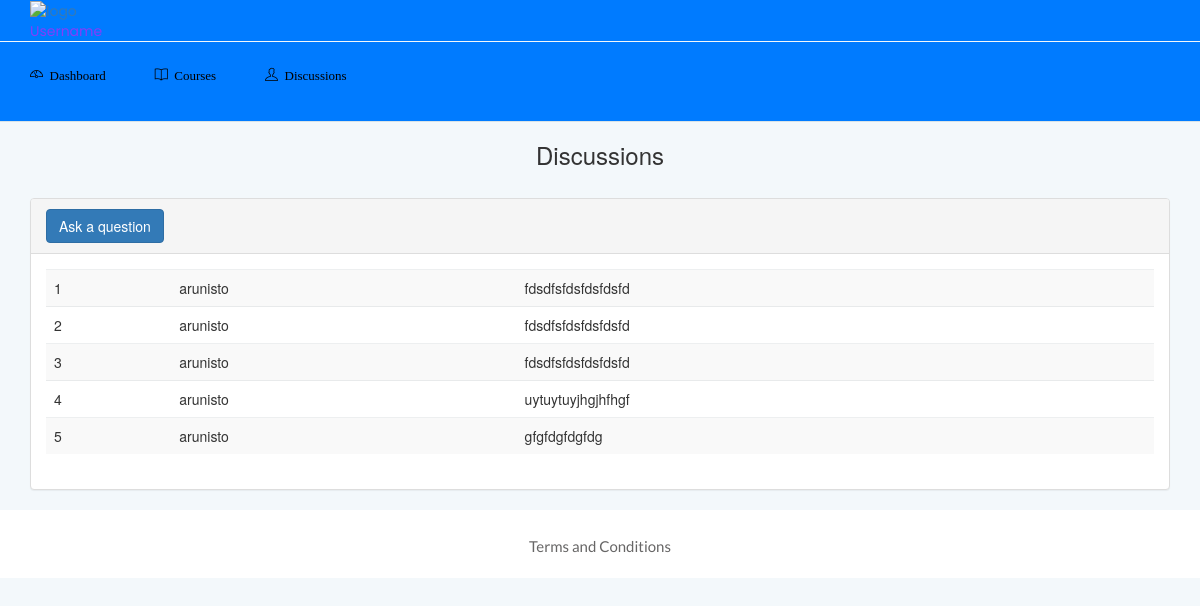
/discussions (signed in), run on the app's committed database.
### tables this page shows
CREATE TABLE discussions (id INTEGER PRIMARY KEY AUTOINCREMENT,
                         username VARCHAR(50) NOT NULL, question VARCHAR(1000) NOT NULL,
                         answer TEXT);

### app.py (the view)
@app.route("/discussions")
def discussions():
    if "username" in session:
        disc = db.select_discussions()
        for d in disc:
            flash(d, "discussions")
        return render_template("discussions.html", data=[session["username"]])
    else:
        return render_template("login.html")

### models.py (called while the page is built)
def select_discussions():
    cur.execute("SELECT * FROM discussions")
    data = cur.fetchall()
    return data

### templates/discussions.html (shortened to what this page needs)
<!doctype html>
<html>
<head>
    <link rel="stylesheet" href="{{url_for('static', filename='assets/css/bootstrap.min.css')}}">
    <link rel="stylesheet" href="{{url_for('static', filename='assets/css/font-awesome.min.css')}}">
    <link rel="stylesheet" href="{{url_for('static', filename='assets/css/themify-icons.css')}}">
    <link rel="stylesheet" href="{{url_for('static', filename='assets/css/metisMenu.css')}}">
    <link rel="stylesheet" href="{{url_for('static', filename='assets/css/owl.carousel.min.css')}}">
    <link rel="stylesheet" href="{{url_for('static', filename='assets/css/slicknav.min.css')}}">
    <link rel="stylesheet" href="https://www.amcharts.com/lib/3/plugins/export/export.css}}" type="text/css" media="all" />
    <link rel="stylesheet" href="{{url_for('static', filename='assets/css/typography.css')}}">
    <link rel="stylesheet" href="{{url_for('static', filename='assets/css/default-css.css')}}">
    <link rel="stylesheet" href="{{url_for('static', filename='assets/css/styles.css')}}">
    <link rel="stylesheet" href="{{url_for('static', filename='assets/css/responsive.css')}}">
    <link rel="stylesheet" href="https://maxcdn.bootstrapcdn.com/bootstrap/3.3.6/css/bootstrap.min.css" />
    <link rel="stylesheet" href="https://cdn.datatables.net/1.10.12/css/dataTables.bootstrap.min.css" />
    <link href="https://cdnjs.cloudflare.com/ajax/libs/x-editable/1.5.1/bootstrap3-editable/css/bootstrap-editable.css" rel="stylesheet">
</head>
<body class="body-bg">
    <div class="horizontal-main-wrapper">
        <div class="mainheader-area bg-primary">
            <div class="container">
                <div class="row align-items-center">
                    <div class="col-md-3">
                        <div class="logo">
                            <a href="#">
                                <img src="" alt="logo">
                                <span>Username</span>
                            </a>
                        </div>
                    </div>
                </div>
            </div>
        </div>
        <div class="header-area header-bottom bg-primary">
            <div class="container">
                <div class="row align-items-center">
                    <div class="col-lg-9 d-none d-lg-block">
                        <div class="horizontal-menu">
                            <nav>
                                <ul id="nav_menu">
                                    <li>
                                        <a href="/">
                                            <i class="ti-dashboard">
                                                <span>Dashboard</span>
                                            </i>
                                        </a>
                                    </li>
                                    <li>
                                        <a href="/courses">
                                            <i class="ti-book">
                                                <span>Courses</span>
                                            </i>
                                        </a>
                                    </li>
                                    <li>
                                        <a href="/discussions">
                                            <i class="ti-user">
                                                <span>Discussions</span>
                                            </i>
                                        </a>
                                    </li>
                                </ul>
                            </nav>
                        </div>
                    </div>
                </div>
            </div>
        </div>
        <div class="container">
            <h3 align="center">Discussions</h3>
            <br/>
            <div class="panel panel-default">
                <div class="panel-heading">
                    <button type="button" class="btn btn-primary" data-toggle="modal" data-target="#askquestion">
                        Ask a question
                    </button>
                </div>
                <div class="panel-body">
                    <div class="table-responsive">
                        <table id="sample_data" class="table table-striped">
                            <tbody>
                            {% with disc = get_flashed_messages(category_filter=["discussions"]) %}
                            {% if disc %}
                            {% for d in disc %}
                            <tr>
                                <td>{{d[0]}}</td>
                                <td>{{d[1]}}</td>
                                <td>{{d[2]}}</td>
                            </tr>
                            {% endfor %}
                            {% endif %}
                            {% endwith %}
                            </tbody>
                        </table>
                    </div>
                </div>
            </div>
        </div>
        <footer>
            <div class="footer-area">
                <p>Terms and Conditions</p>
            </div>
        </footer>
    </div>
</body>
</html>

### static/assets/css/styles.css (style rules this page uses)
.logo a { display: inline-block; max-width: 120px; }
.body-bg { background: #F3F8FB; }
.horizontal-main-wrapper { min-height: 100vh; }
.horizontal-main-wrapper .container { max-width: 1440px; }
.horizontal-main-wrapper .header-area, .horizontal-main-wrapper .mainheader-area { padding-left: 0; padding-right: 0; }
.mainheader-area { background: #fff; border-bottom: 1px solid #f3f8fb; padding-left: 15px; position: relative; z-index: 99; }
.mainheader-area .logo a span { color: #843df9; }
.horizontal-menu { position: relative; }
.horizontal-menu ul li { display: inline-block; position: relative; }
.horizontal-menu ul li a { display: block; font-size: 13px; padding: 10px 20px; color: #000000; text-transform: capitalize; }
.horizontal-menu nav>ul>li:first-child>a { padding-left: 0; }
.horizontal-menu ul li a i { margin-right: 5px; }
.header-area { padding: 15px 30px; background: #fff; border-bottom: 1px solid #d8e3e7; }
.footer-area { text-align: center; padding: 23px 0 19px; background: #fff; }
.footer-area p { color: #676666; margin-bottom: 0; }
.btn { padding: 11px 17px; font-size: 13px; letter-spacing: 0; }
table tr th, table tr td { border-top: 1px solid rgba(120, 130, 140, 0.13) !important; }

### data on the page
discussions: id "1", username "arunisto", question "fdsdfsfdsfdsfdsfd"
discussions: id "2", username "arunisto", question "fdsdfsfdsfdsfdsfd"
discussions: id "3", username "arunisto", question "fdsdfsfdsfdsfdsfd"
discussions: id "4", username "arunisto", question "uytuytuyjhgjhfhgf"
discussions: id "5", username "arunisto", question "gfgfdgfdgfdg"
